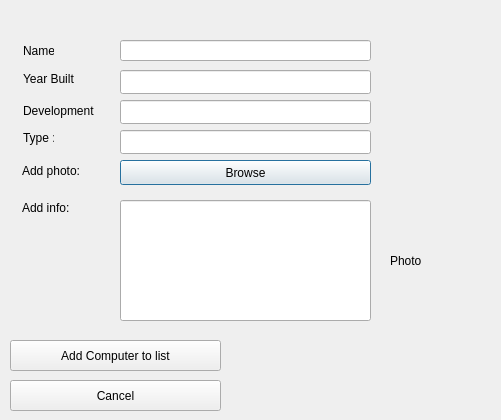
<?xml version="1.0" encoding="UTF-8"?>
<ui version="4.0">
 <class>addComputerDialog</class>
 <widget class="QDialog" name="addComputerDialog">
  <property name="geometry">
   <rect>
    <x>0</x>
    <y>0</y>
    <width>501</width>
    <height>420</height>
   </rect>
  </property>
  <property name="windowTitle">
   <string>Dialog</string>
  </property>
  <property name="sizeGripEnabled">
   <bool>false</bool>
  </property>
  <property name="modal">
   <bool>false</bool>
  </property>
  <widget class="QPushButton" name="add_Photo_computer_Button">
   <property name="geometry">
    <rect>
     <x>120</x>
     <y>160</y>
     <width>251</width>
     <height>25</height>
    </rect>
   </property>
   <property name="text">
    <string>Browse</string>
   </property>
  </widget>
  <widget class="QLabel" name="label_computer_photo">
   <property name="geometry">
    <rect>
     <x>390</x>
     <y>200</y>
     <width>91</width>
     <height>121</height>
    </rect>
   </property>
   <property name="text">
    <string>Photo</string>
   </property>
  </widget>
  <widget class="QPushButton" name="pushButton_add_computer">
   <property name="geometry">
    <rect>
     <x>10</x>
     <y>340</y>
     <width>211</width>
     <height>31</height>
    </rect>
   </property>
   <property name="text">
    <string>Add Computer to list</string>
   </property>
  </widget>
  <widget class="QLineEdit" name="computer_Add_Info">
   <property name="geometry">
    <rect>
     <x>120</x>
     <y>200</y>
     <width>251</width>
     <height>121</height>
    </rect>
   </property>
  </widget>
  <widget class="QPushButton" name="cancel_button">
   <property name="geometry">
    <rect>
     <x>10</x>
     <y>380</y>
     <width>211</width>
     <height>31</height>
    </rect>
   </property>
   <property name="text">
    <string>Cancel</string>
   </property>
  </widget>
  <widget class="QLineEdit" name="computer_Input_Year_Built">
   <property name="geometry">
    <rect>
     <x>120</x>
     <y>70</y>
     <width>251</width>
     <height>24</height>
    </rect>
   </property>
  </widget>
  <widget class="QLineEdit" name="computer_Input_Development">
   <property name="geometry">
    <rect>
     <x>120</x>
     <y>100</y>
     <width>251</width>
     <height>24</height>
    </rect>
   </property>
  </widget>
  <widget class="QLineEdit" name="computer_Input_Type">
   <property name="geometry">
    <rect>
     <x>120</x>
     <y>130</y>
     <width>251</width>
     <height>24</height>
    </rect>
   </property>
  </widget>
  <widget class="QLabel" name="label_add_computer_photo">
   <property name="geometry">
    <rect>
     <x>22</x>
     <y>160</y>
     <width>61</width>
     <height>21</height>
    </rect>
   </property>
   <property name="text">
    <string>Add photo:</string>
   </property>
  </widget>
  <widget class="QLabel" name="label_add_computer_info">
   <property name="geometry">
    <rect>
     <x>22</x>
     <y>200</y>
     <width>71</width>
     <height>16</height>
    </rect>
   </property>
   <property name="text">
    <string>Add info:</string>
   </property>
  </widget>
  <widget class="QLabel" name="label_computer_Year_Built">
   <property name="geometry">
    <rect>
     <x>23</x>
     <y>71</y>
     <width>52</width>
     <height>16</height>
    </rect>
   </property>
   <property name="text">
    <string>Year Built :</string>
   </property>
  </widget>
  <widget class="QLabel" name="lable_Computer_Development">
   <property name="geometry">
    <rect>
     <x>23</x>
     <y>100</y>
     <width>71</width>
     <height>21</height>
    </rect>
   </property>
   <property name="text">
    <string>Development :</string>
   </property>
  </widget>
  <widget class="QLabel" name="label_comptuer_name">
   <property name="geometry">
    <rect>
     <x>23</x>
     <y>43</y>
     <width>31</width>
     <height>16</height>
    </rect>
   </property>
   <property name="text">
    <string>Name:</string>
   </property>
  </widget>
  <widget class="QLabel" name="label_computer_Type">
   <property name="geometry">
    <rect>
     <x>23</x>
     <y>130</y>
     <width>31</width>
     <height>16</height>
    </rect>
   </property>
   <property name="text">
    <string>Type :</string>
   </property>
  </widget>
  <widget class="QLineEdit" name="computer_Input_Name">
   <property name="geometry">
    <rect>
     <x>120</x>
     <y>40</y>
     <width>251</width>
     <height>21</height>
    </rect>
   </property>
  </widget>
 </widget>
 <resources/>
 <connections>
  <connection>
   <sender>cancel_button</sender>
   <signal>clicked()</signal>
   <receiver>addComputerDialog</receiver>
   <slot>close()</slot>
   <hints>
    <hint type="sourcelabel">
     <x>197</x>
     <y>397</y>
    </hint>
    <hint type="destinationlabel">
     <x>268</x>
     <y>393</y>
    </hint>
   </hints>
  </connection>
 </connections>
</ui>
